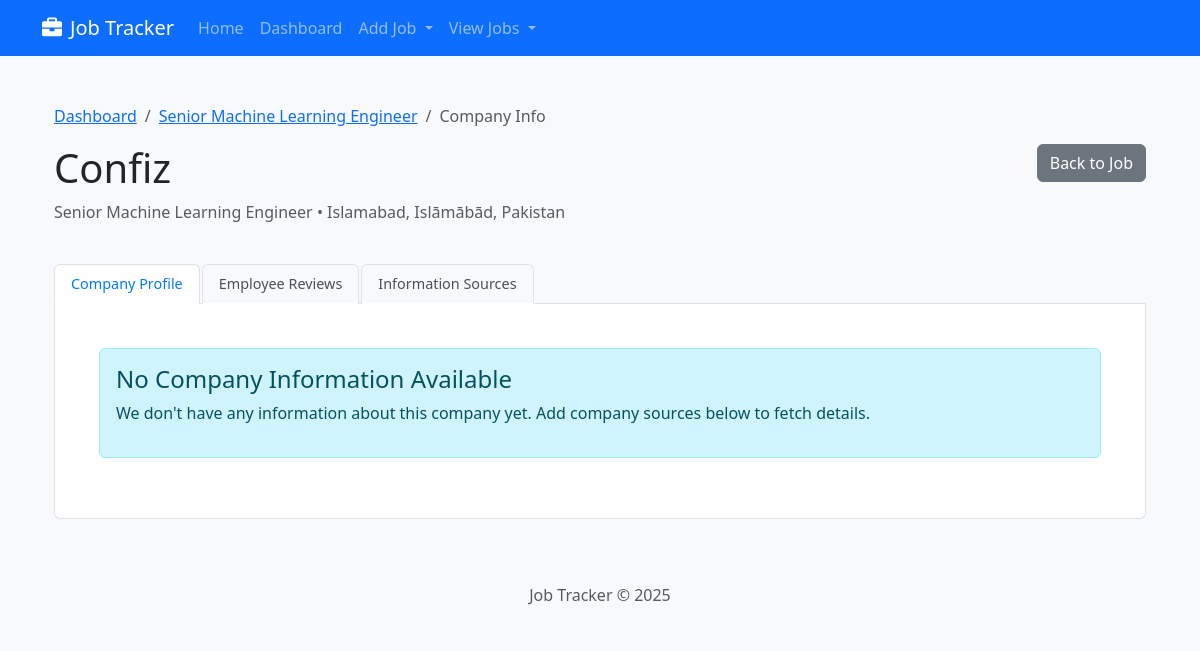
The app's page /company/job/5/company with its own data.
### job_tracker/models.py (models this page shows, shortened)
class Job(db.Model):
    id = db.Column(db.Integer, primary_key=True)
    title = db.Column(db.String(100), nullable=False)
    company = db.Column(db.String(100), nullable=False)
    location = db.Column(db.String(100))
    description = db.Column(db.Text)
    url = db.Column(db.String(500))
    salary = db.Column(db.String(100))
    job_type = db.Column(db.String(50))  # Full-time, Part-time, Contract, etc.
    date_posted = db.Column(db.DateTime)
    date_added = db.Column(db.DateTime, default=datetime.utcnow)
    status = db.Column(db.String(50), default='Saved')  # Saved, Applied, Interview, Offer, Rejected
    date_applied = db.Column(db.DateTime)
    parsed_data = db.Column(db.Text)  # JSON string with structured job description data
    company_data = db.Column(db.Text)  # JSON string with structured company information
    company_reviews = db.Column(db.Text)  # JSON string with structured company reviews
    notes = db.relationship('Note', backref='job', lazy=True, cascade="all, delete-orphan")
    contacts = db.relationship('Contact', backref='job', lazy=True, cascade="all, delete-orphan")

### job_tracker/routes/company_routes.py (the view, shortened to what this page needs)
@company_bp.route('/job/<int:job_id>/company', methods=['GET'])
def view_company_info(job_id):
    job = Job.query.get_or_404(job_id)
    company_source = CompanySource.query.filter_by(company_name=job.company).first()
    company_data = {}
    if job.company_data:
        try:
            company_data = json.loads(job.company_data)
        except json.JSONDecodeError:
            flash("Error loading company data", "danger")
    company_reviews = {}
    if job.company_reviews:
        try:
            company_reviews = json.loads(job.company_reviews)
        except json.JSONDecodeError:
            flash("Error loading company reviews", "danger")
    return render_template('jobs/company_info.html',
                          job=job,
                          company_data=company_data,
                          company_reviews=company_reviews,
                          company_source=company_source)

### templates/jobs/company_info.html (shortened to what this page needs)
{% extends 'base.html' %}
{% block content %}
<div class="container mt-4">
    <nav aria-label="breadcrumb">
        <ol class="breadcrumb">
            <li class="breadcrumb-item"><a href="{{ url_for('main.dashboard') }}">Dashboard</a></li>
            <li class="breadcrumb-item"><a href="{{ url_for('job.view_job', job_id=job.id) }}">{{ job.title }}</a></li>
            <li class="breadcrumb-item active" aria-current="page">Company Info</li>
        </ol>
    </nav>
    <div class="row mb-4">
        <div class="col-md-8">
            <h1>{{ job.company }}</h1>
            <p class="text-muted">{{ job.title }} • {{ job.location }}</p>
        </div>
        <div class="col-md-4 text-md-end">
            <a href="{{ url_for('job.view_job', job_id=job.id) }}" class="btn btn-secondary">
                 Back to Job
            </a>
        </div>
    </div>
    <ul class="nav nav-tabs" id="companyTabs" role="tablist">
        <li class="nav-item" role="presentation">
            <button class="nav-link active" id="company-profile-tab" data-bs-toggle="tab" data-bs-target="#company-profile"
                    type="button" role="tab" aria-controls="company-profile" aria-selected="true">
                Company Profile
            </button>
        </li>
        <li class="nav-item" role="presentation">
            <button class="nav-link" id="reviews-tab" data-bs-toggle="tab" data-bs-target="#reviews"
                    type="button" role="tab" aria-controls="reviews" aria-selected="false">
                Employee Reviews
            </button>
        </li>
        <li class="nav-item" role="presentation">
            <button class="nav-link" id="sources-tab" data-bs-toggle="tab" data-bs-target="#sources"
                    type="button" role="tab" aria-controls="sources" aria-selected="false">
                Information Sources
            </button>
        </li>
    </ul>
    <div class="tab-content border border-top-0 rounded-bottom p-4 bg-white" id="companyTabsContent">
        <div class="tab-pane fade show active" id="company-profile" role="tabpanel" aria-labelledby="company-profile-tab">
            {% if company_data and company_data.get('consolidated_info') %}
                {% set info = company_data.get('consolidated_info', {}) %}
                <div class="row">
                    <div class="col-md-8">
                        <div class="card mb-4">
                            <div class="card-header bg-primary text-white">
                                <h3 class="card-title m-0">Company Overview</h3>
                            </div>
                            <div class="card-body">
                                <p class="lead">{{ info.get('company_description', 'No description available.') }}</p>
                                {% if info.get('mission_values') %}
                                    <h4 class="mt-4">Mission & Values</h4>
                                    <ul class="list-group list-group-flush">
                                        {% for item in info.get('mission_values', []) %}
                                            <li class="list-group-item">{{ item }}</li>
                                        {% endfor %}
                                    </ul>
                                {% endif %}
                            </div>
                        </div>
                        {% if info.get('products_services') %}
                            <div class="card mb-4">
                                <div class="card-header bg-info text-white">
                                    <h3 class="card-title m-0">Products & Services</h3>
                                </div>
                                <div class="card-body">
                                    <ul class="list-group list-group-flush">
                                        {% for item in info.get('products_services', []) %}
                                            <li class="list-group-item">{{ item }}</li>
                                        {% endfor %}
                                    </ul>
                                </div>
                            </div>
                        {% endif %}
                    </div>
                    <div class="col-md-4">
                        <div class="card mb-4">
                            <div class="card-header bg-secondary text-white">
                                <h3 class="card-title m-0">Company Details</h3>
                            </div>
                            <div class="card-body">
                                <ul class="list-group list-group-flush">
                                    <li class="list-group-item d-flex justify-content-between">
                                        <strong>Industry:</strong> <span>{{ info.get('industry', 'Unknown') }}</span>
                                    </li>
                                    <li class="list-group-item d-flex justify-content-between">
                                        <strong>Founded:</strong> <span>{{ info.get('founded', 'Unknown') }}</span>
                                    </li>
                                    <li class="list-group-item d-flex justify-content-between">
                                        <strong>Size:</strong> <span>{{ info.get('company_size', 'Unknown') }}</span>
                                    </li>
                                    <li class="list-group-item d-flex justify-content-between">
                                        <strong>Headquarters:</strong> <span>{{ info.get('headquarters', 'Unknown') }}</span>
                                    </li>
                                </ul>
                            </div>
                        </div>
                        {% if company_source %}
                            <div class="card">
                                <div class="card-header bg-success text-white">
                                    <h3 class="card-title m-0">Company Links</h3>
                                </div>
                                <div class="card-body">
                                    <ul class="list-group list-group-flush">
                                        {% if company_source.website_url %}
                                            <li class="list-group-item">
                                                <a href="{{ company_source.website_url }}" target="_blank" class="d-flex align-items-center">
                                                    <i class="bi bi-globe me-2"></i> Company Website
                                                </a>
                                            </li>
                                        {% endif %}
                                        {% if company_source.linkedin_url %}
                                            <li class="list-group-item">
                                                <a href="{{ company_source.linkedin_url }}" target="_blank" class="d-flex align-items-center">
                                                    <i class="bi bi-linkedin me-2"></i> LinkedIn
                                                </a>
                                            </li>
                                        {% endif %}
                                        {% if company_source.glassdoor_url %}
                                            <li class="list-group-item">
                                                <a href="{{ company_source.glassdoor_url }}" target="_blank" class="d-flex align-items-center">
                                                    <i class="bi bi-star-fill me-2"></i> Glassdoor
                                                </a>
                                            </li>
                                        {% endif %}
                                    </ul>
                                </div>
                            </div>
                        {% endif %}
                    </div>
                </div>
            {% else %}
                <div class="alert alert-info">
                    <h4 class="alert-heading">No Company Information Available</h4>
                    <p>We don't have any information about this company yet. Add company sources below to fetch details.</p>
                </div>
            {% endif %}
        </div>
    </div>
</div>
{% endblock %}

### static/css/style.css (style rules this page uses)
body { min-height: 100vh; display: flex; flex-direction: column; background-color: #f8f9fa; }

### static/css/job_tabs.css (style rules this page uses)
.tab-content { background-color: #fff; }
.tab-pane { padding: 1.25rem; overflow-wrap: break-word; word-wrap: break-word; }
.nav-tabs .nav-link { color: #495057; background-color: #f8f9fa; border-color: #dee2e6 #dee2e6 #fff; margin-right: 2px; font-size: 0.9rem; padding: 0.5rem 1rem; }
.nav-tabs .nav-link.active { color: #007bff; background-color: #fff; border-color: #dee2e6 #dee2e6 #fff; font-weight: 500; }

### records on screen
Job: title "Senior Machine Learning Engineer", company "Confiz", location "Islamabad, Islāmābād, Pakistan"
